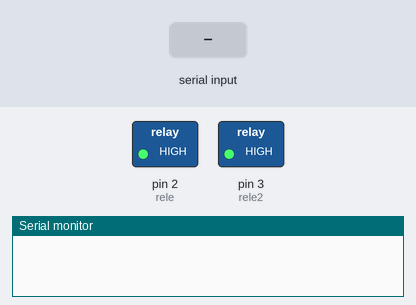
Recording of a sketch running on a simulated Arduino Uno, built with avr-gcc and run on an emulated ATmega328P. Shown: switched loads named in the sketch (green lamp = pin HIGH), the last lines printed to the serial monitor. Inputs (shaded band) come from the test bench.

Above: at 1.2 s.
1.3 s: "1" received over Serial
At 2.0 s:
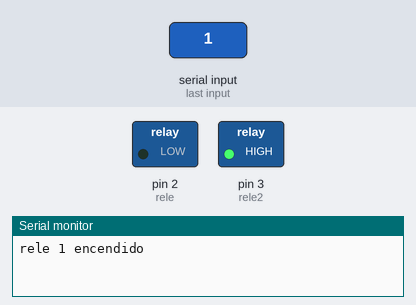
2.8 s: "3" received over Serial
At 3.2 s:
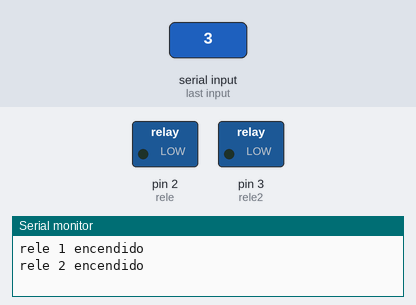
4.3 s: "0" received over Serial
At 5.5 s:
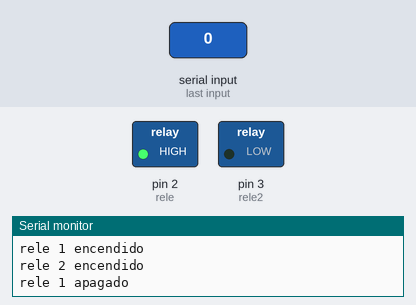
5.8 s: "2" received over Serial
At 6.7 s:
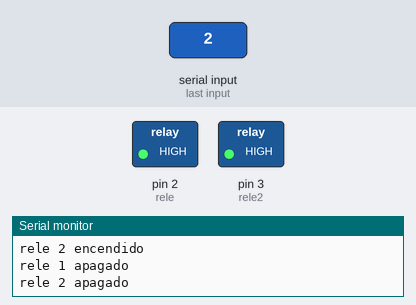
Timing chart, 0 to 8.3 s (numbered marks = the images above; inputs shaded):
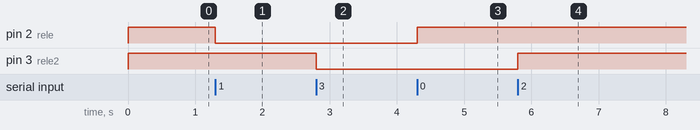

Measured:
- after the input at 1.3 s, pin 2 (rele): HIGH → LOW at once
- after the input at 2.8 s, pin 3 (rele2): HIGH → LOW at once
- after the input at 4.3 s, pin 2 (rele): LOW → HIGH at once
- after the input at 5.8 s, pin 3 (rele2): LOW → HIGH at once

The sketch:

P1.ino
```cpp
//En mi caso poseo una placa con 2 relés,
//para usar cada uno asigno los siguientes pines
int rele = 2;
int rele2 = 3;

//Variable que almacenará la información
//recibida mediante puerto serie
int tecla;

void setup() {
  // put your setup code here, to run once:
  Serial.begin(9600);
  pinMode(rele, OUTPUT);
  pinMode(rele2, OUTPUT);

  //Ponemos el estado de los relés en alto para que se
  //inicialicen apagados en caso de que en el uso anterior
  //se haya dejado algún relé encendido
  digitalWrite(rele, HIGH);
  digitalWrite(rele2, HIGH);
}

void loop() {
  // put your main code here, to run repeatedly:

  if (Serial.available()>0){ //Si recibe algún byte desde puerto serie
    tecla=Serial.read(); //Lectura del puerto serie

    if(tecla=='1'){ //Si se ha pulsado la tecla 1
      digitalWrite(rele, LOW); //Enciende relé 1
      Serial.println("rele 1 encendido");
      }

     if(tecla=='0'){ //Si se ha pulsado la tecla 0
      digitalWrite(rele, HIGH); //Apaga relé 1
      Serial.println("rele 1 apagado");
      }

      if(tecla=='3'){ //Si se ha pulsado la tecla 3
      digitalWrite(rele2, LOW); //Enciende relé 2
      Serial.println("rele 2 encendido");
      }

      if(tecla=='2'){ //Si se ha pulsado la tecla 2
      digitalWrite(rele2, HIGH); //Apaga relé 2
      Serial.println("rele 2 apagado");
      }
  }
}
```
